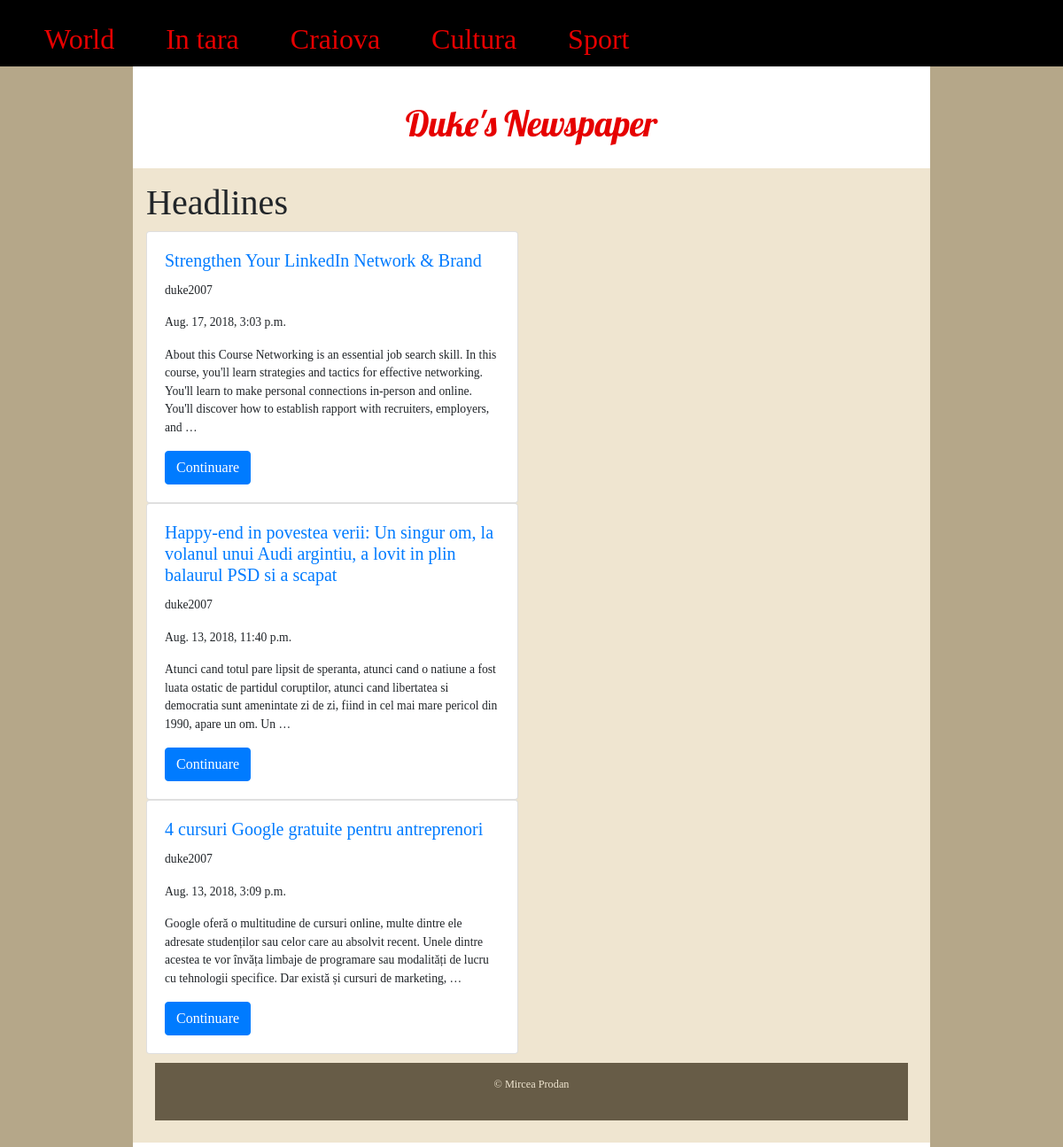
The page / on the database its author committed.
### news/models.py (models this page shows, shortened)
class Post(models.Model):
	author = models.ForeignKey('auth.User', on_delete=models.CASCADE)
	title = models.CharField(max_length=200)
	text = models.TextField()
	created_date= models.DateTimeField(default=timezone.now)
	published_date = models.DateTimeField(blank=True, null=True)

### news/views.py (the view)
# urls.py: path('', views.post_list, name='post_list'),
def post_list(request):
	posts = Post.objects.filter(published_date__lte=timezone.now()).order_by('-published_date')[:3]
	return render(request, 'news/post_list.html', {'posts':posts})

### news/templates/news/post_list.html (shortened to what this page needs)
{% extends 'news/base.html' %}
{% load static %}
		{% block content %}
		{% for post in posts %}
			<div class="row">
			  <div class="col-sm-6">
			    <div class="card">
			      <div class="card-body">
			        <h5 class="card-title"><a href="{% url 'post_detail' pk=post.pk %}">{{ post.title }}</a></h5>
			        <p class="card-text">{{ post.author }}</p>
		  		  	<p>{{ post.published_date }}</p>
	      		  	<p>{{ post.text|truncatewords:"40" }}</p>
			        <a href="{% url 'post_detail' pk=post.pk %}" class="btn btn-primary">Continuare</a>
			      </div>
			    </div>
			  </div>
			</div>
			{% endfor %}
	{% endblock %}

### news/templates/news/base.html (shortened to what this page needs)
{% load static %}
<!DOCTYPE html>
<html lang="en">
	<head>
		<link rel="stylesheet" href="https://stackpath.bootstrapcdn.com/bootstrap/4.1.3/css/bootstrap.min.css">
		<link rel="stylesheet" href="{% static 'css/news.css' %}"
	</head>
<body>
	<div class="menu">
		<h2><ul>
			<li><a href="">World</a></li>
			<li><a href="">In tara</a></li>
			<li><a href="">Craiova</a></li>
			<li><a href="">Cultura</a></li>
			<li><a href="">Sport</a></li>
		</ul></h2>
	</div>
<div id="allcontent">
	<div id="header"><h1><a href="{% url 'post_list' %}">Duke's Newspaper</a></h1></div>
	<div id="main">
		{% block title %}<h1>Headlines</h1>{% endblock %}
{% block content %}{% endblock %}
	<div id="footer">
		<p>&#169; Mircea Prodan</p>
	</div>
</div>
</div>
</body>
</html>

### news/static/css/news.css (style rules this page uses)
* { margin: 0; padding: 0; box-sizing: border-box; }
body { background-color:#b5a789; font-family: Georgia; font-size:small; margin: 0; }
#header { background-color: #ffffff; margin:10px; height:90px; padding-top:25px; text-align:center; font-size:130%; font-family: 'Lobster', cursive; }
.menu { height: 75px; background-color: #000000; text-align:justify; padding-top:25px; }
li { display: inline; padding: 50px 0 0 50px; }
#main { background: #efe5d0; font-size:105%; padding:15px; margin: 0 auto; float:left; width:900px; overflow:hidden; }
#footer { background-color:#675c47; color:#efe5d0; padding:15px; margin:10px; font-size:90%; clear:left; text-align:center; }
#allcontent { width:900px; padding-top:5px; padding-bottom:5px; background-color:#ffffff; margin-left:auto; margin-right:auto; overflow:hidden; }
h1 a { color: #e60000; }
h2 a { color: #e60000; }

### rows shown on the page
Post: title "Strengthen Your LinkedIn Network & Brand", author "duke2007", published_date "Aug. 17, 2018, 3:03 p.m.", text "About this Course Networking is an essential job search skill. In this course, you'll learn strategies and tactics for effective networking. You'll learn to make personal connections in-person and online. You'll discover how to establish rapport with recruiters, employers, and …"
Post: title "Happy-end in povestea verii: Un singur om, la volanul unui Audi argintiu, a lovit in plin balaurul PSD si a scapat", author "duke2007", published_date "Aug. 13, 2018, 11:40 p.m.", text "Atunci cand totul pare lipsit de speranta, atunci cand o natiune a fost luata ostatic de partidul coruptilor, atunci cand libertatea si democratia sunt amenintate zi de zi, fiind in cel mai mare pericol din 1990, apare un om. Un …"
Post: title "4 cursuri Google gratuite pentru antreprenori", author "duke2007", published_date "Aug. 13, 2018, 3:09 p.m.", text "Google oferă o multitudine de cursuri online, multe dintre ele adresate studenților sau celor care au absolvit recent. Unele dintre acestea te vor învăța limbaje de programare sau modalități de lucru cu tehnologii specifice. Dar există și cursuri de marketing, …"
